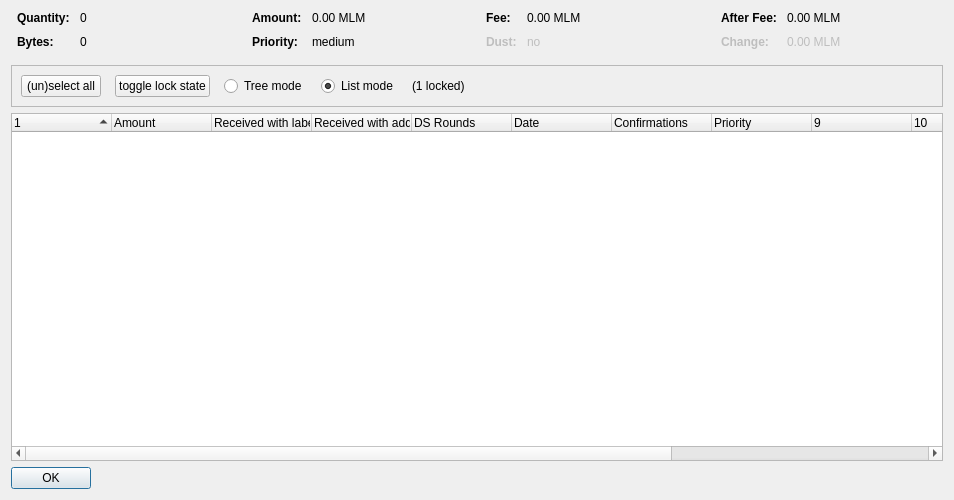
<?xml version="1.0" encoding="UTF-8"?>
<ui version="4.0">
 <class>CoinControlDialog</class>
 <widget class="QDialog" name="CoinControlDialog">
  <property name="geometry">
   <rect>
    <x>0</x>
    <y>0</y>
    <width>954</width>
    <height>500</height>
   </rect>
  </property>
  <property name="windowTitle">
   <string>Coin Selection</string>
  </property>
  <layout class="QVBoxLayout" name="verticalLayout">
   <item>
    <layout class="QHBoxLayout" name="horizontalLayoutTop" stretch="0,0,0,0">
     <property name="topMargin">
      <number>0</number>
     </property>
     <property name="bottomMargin">
      <number>10</number>
     </property>
     <item>
      <layout class="QFormLayout" name="formLayoutCoinControl1">
       <property name="horizontalSpacing">
        <number>10</number>
       </property>
       <property name="verticalSpacing">
        <number>10</number>
       </property>
       <property name="leftMargin">
        <number>6</number>
       </property>
       <property name="rightMargin">
        <number>6</number>
       </property>
       <item row="0" column="0">
        <widget class="QLabel" name="labelCoinControlQuantityText">
         <property name="font">
          <font>
           <weight>75</weight>
           <bold>true</bold>
          </font>
         </property>
         <property name="text">
          <string>Quantity:</string>
         </property>
        </widget>
       </item>
       <item row="0" column="1">
        <widget class="QLabel" name="labelCoinControlQuantity">
         <property name="cursor">
          <cursorShape>IBeamCursor</cursorShape>
         </property>
         <property name="contextMenuPolicy">
          <enum>Qt::ActionsContextMenu</enum>
         </property>
         <property name="text">
          <string notr="true">0</string>
         </property>
         <property name="textInteractionFlags">
          <set>Qt::LinksAccessibleByMouse|Qt::TextSelectableByKeyboard|Qt::TextSelectableByMouse</set>
         </property>
        </widget>
       </item>
       <item row="1" column="0">
        <widget class="QLabel" name="labelCoinControlBytesText">
         <property name="font">
          <font>
           <weight>75</weight>
           <bold>true</bold>
          </font>
         </property>
         <property name="text">
          <string>Bytes:</string>
         </property>
        </widget>
       </item>
       <item row="1" column="1">
        <widget class="QLabel" name="labelCoinControlBytes">
         <property name="cursor">
          <cursorShape>IBeamCursor</cursorShape>
         </property>
         <property name="contextMenuPolicy">
          <enum>Qt::ActionsContextMenu</enum>
         </property>
         <property name="text">
          <string notr="true">0</string>
         </property>
         <property name="textInteractionFlags">
          <set>Qt::LinksAccessibleByMouse|Qt::TextSelectableByKeyboard|Qt::TextSelectableByMouse</set>
         </property>
        </widget>
       </item>
      </layout>
     </item>
     <item>
      <layout class="QFormLayout" name="formLayoutCoinControl2">
       <property name="horizontalSpacing">
        <number>10</number>
       </property>
       <property name="verticalSpacing">
        <number>10</number>
       </property>
       <property name="leftMargin">
        <number>6</number>
       </property>
       <property name="rightMargin">
        <number>6</number>
       </property>
       <item row="0" column="0">
        <widget class="QLabel" name="labelCoinControlAmountText">
         <property name="font">
          <font>
           <weight>75</weight>
           <bold>true</bold>
          </font>
         </property>
         <property name="text">
          <string>Amount:</string>
         </property>
        </widget>
       </item>
       <item row="0" column="1">
        <widget class="QLabel" name="labelCoinControlAmount">
         <property name="cursor">
          <cursorShape>IBeamCursor</cursorShape>
         </property>
         <property name="contextMenuPolicy">
          <enum>Qt::ActionsContextMenu</enum>
         </property>
         <property name="text">
          <string notr="true">0.00 MLM</string>
         </property>
         <property name="textInteractionFlags">
          <set>Qt::LinksAccessibleByMouse|Qt::TextSelectableByKeyboard|Qt::TextSelectableByMouse</set>
         </property>
        </widget>
       </item>
       <item row="1" column="0">
        <widget class="QLabel" name="labelCoinControlPriorityText">
         <property name="font">
          <font>
           <weight>75</weight>
           <bold>true</bold>
          </font>
         </property>
         <property name="text">
          <string>Priority:</string>
         </property>
        </widget>
       </item>
       <item row="1" column="1">
        <widget class="QLabel" name="labelCoinControlPriority">
         <property name="cursor">
          <cursorShape>IBeamCursor</cursorShape>
         </property>
         <property name="contextMenuPolicy">
          <enum>Qt::ActionsContextMenu</enum>
         </property>
         <property name="text">
          <string>medium</string>
         </property>
         <property name="textInteractionFlags">
          <set>Qt::LinksAccessibleByMouse|Qt::TextSelectableByKeyboard|Qt::TextSelectableByMouse</set>
         </property>
        </widget>
       </item>
      </layout>
     </item>
     <item>
      <layout class="QFormLayout" name="formLayoutCoinControl3">
       <property name="horizontalSpacing">
        <number>10</number>
       </property>
       <property name="verticalSpacing">
        <number>10</number>
       </property>
       <property name="leftMargin">
        <number>6</number>
       </property>
       <property name="rightMargin">
        <number>6</number>
       </property>
       <item row="0" column="0">
        <widget class="QLabel" name="labelCoinControlFeeText">
         <property name="font">
          <font>
           <weight>75</weight>
           <bold>true</bold>
          </font>
         </property>
         <property name="text">
          <string>Fee:</string>
         </property>
        </widget>
       </item>
       <item row="0" column="1">
        <widget class="QLabel" name="labelCoinControlFee">
         <property name="cursor">
          <cursorShape>IBeamCursor</cursorShape>
         </property>
         <property name="contextMenuPolicy">
          <enum>Qt::ActionsContextMenu</enum>
         </property>
         <property name="text">
          <string notr="true">0.00 MLM</string>
         </property>
         <property name="textInteractionFlags">
          <set>Qt::LinksAccessibleByMouse|Qt::TextSelectableByKeyboard|Qt::TextSelectableByMouse</set>
         </property>
        </widget>
       </item>
       <item row="1" column="0">
        <widget class="QLabel" name="labelCoinControlLowOutputText">
         <property name="enabled">
          <bool>false</bool>
         </property>
         <property name="font">
          <font>
           <weight>75</weight>
           <bold>true</bold>
          </font>
         </property>
         <property name="text">
          <string>Dust:</string>
         </property>
        </widget>
       </item>
       <item row="1" column="1">
        <widget class="QLabel" name="labelCoinControlLowOutput">
         <property name="enabled">
          <bool>false</bool>
         </property>
         <property name="cursor">
          <cursorShape>IBeamCursor</cursorShape>
         </property>
         <property name="contextMenuPolicy">
          <enum>Qt::ActionsContextMenu</enum>
         </property>
         <property name="text">
          <string>no</string>
         </property>
         <property name="textInteractionFlags">
          <set>Qt::LinksAccessibleByMouse|Qt::TextSelectableByKeyboard|Qt::TextSelectableByMouse</set>
         </property>
        </widget>
       </item>
      </layout>
     </item>
     <item>
      <layout class="QFormLayout" name="formLayoutCoinControl4">
       <property name="horizontalSpacing">
        <number>10</number>
       </property>
       <property name="verticalSpacing">
        <number>10</number>
       </property>
       <property name="leftMargin">
        <number>6</number>
       </property>
       <property name="rightMargin">
        <number>6</number>
       </property>
       <item row="0" column="0">
        <widget class="QLabel" name="labelCoinControlAfterFeeText">
         <property name="font">
          <font>
           <weight>75</weight>
           <bold>true</bold>
          </font>
         </property>
         <property name="text">
          <string>After Fee:</string>
         </property>
        </widget>
       </item>
       <item row="0" column="1">
        <widget class="QLabel" name="labelCoinControlAfterFee">
         <property name="cursor">
          <cursorShape>IBeamCursor</cursorShape>
         </property>
         <property name="contextMenuPolicy">
          <enum>Qt::ActionsContextMenu</enum>
         </property>
         <property name="text">
          <string notr="true">0.00 MLM</string>
         </property>
         <property name="textInteractionFlags">
          <set>Qt::LinksAccessibleByMouse|Qt::TextSelectableByKeyboard|Qt::TextSelectableByMouse</set>
         </property>
        </widget>
       </item>
       <item row="1" column="0">
        <widget class="QLabel" name="labelCoinControlChangeText">
         <property name="enabled">
          <bool>false</bool>
         </property>
         <property name="font">
          <font>
           <weight>75</weight>
           <bold>true</bold>
          </font>
         </property>
         <property name="text">
          <string>Change:</string>
         </property>
        </widget>
       </item>
       <item row="1" column="1">
        <widget class="QLabel" name="labelCoinControlChange">
         <property name="enabled">
          <bool>false</bool>
         </property>
         <property name="cursor">
          <cursorShape>IBeamCursor</cursorShape>
         </property>
         <property name="contextMenuPolicy">
          <enum>Qt::ActionsContextMenu</enum>
         </property>
         <property name="text">
          <string notr="true">0.00 MLM</string>
         </property>
         <property name="textInteractionFlags">
          <set>Qt::LinksAccessibleByMouse|Qt::TextSelectableByKeyboard|Qt::TextSelectableByMouse</set>
         </property>
        </widget>
       </item>
      </layout>
     </item>
    </layout>
   </item>
   <item>
    <widget class="QFrame" name="frame">
     <property name="minimumSize">
      <size>
       <width>0</width>
       <height>40</height>
      </size>
     </property>
     <property name="frameShape">
      <enum>QFrame::StyledPanel</enum>
     </property>
     <property name="frameShadow">
      <enum>QFrame::Sunken</enum>
     </property>
     <layout class="QHBoxLayout" name="horizontalLayout">
      <item>
       <layout class="QHBoxLayout" name="horizontalLayoutPanel" stretch="0,0,0,0,0,0">
        <property name="spacing">
         <number>14</number>
        </property>
        <item>
         <widget class="QPushButton" name="pushButtonSelectAll">
          <property name="sizePolicy">
           <sizepolicy hsizetype="Maximum" vsizetype="Fixed">
            <horstretch>0</horstretch>
            <verstretch>0</verstretch>
           </sizepolicy>
          </property>
          <property name="text">
           <string>(un)select all</string>
          </property>
          <property name="autoDefault">
           <bool>false</bool>
          </property>
         </widget>
        </item>
        <item>
         <widget class="QPushButton" name="pushButtonToggleLock">
          <property name="sizePolicy">
           <sizepolicy hsizetype="Maximum" vsizetype="Fixed">
            <horstretch>0</horstretch>
            <verstretch>0</verstretch>
           </sizepolicy>
          </property>
          <property name="text">
           <string>toggle lock state</string>
          </property>
          <property name="autoDefault">
           <bool>false</bool>
          </property>
         </widget>
        </item>
        <item>
         <widget class="QRadioButton" name="radioTreeMode">
          <property name="sizePolicy">
           <sizepolicy hsizetype="Maximum" vsizetype="Fixed">
            <horstretch>0</horstretch>
            <verstretch>0</verstretch>
           </sizepolicy>
          </property>
          <property name="text">
           <string>Tree mode</string>
          </property>
         </widget>
        </item>
        <item>
         <widget class="QRadioButton" name="radioListMode">
          <property name="sizePolicy">
           <sizepolicy hsizetype="Maximum" vsizetype="Fixed">
            <horstretch>0</horstretch>
            <verstretch>0</verstretch>
           </sizepolicy>
          </property>
          <property name="text">
           <string>List mode</string>
          </property>
          <property name="checked">
           <bool>true</bool>
          </property>
         </widget>
        </item>
        <item>
         <widget class="QLabel" name="labelLocked">
          <property name="text">
           <string>(1 locked)</string>
          </property>
         </widget>
        </item>
        <item>
         <spacer name="horizontalSpacer">
          <property name="orientation">
           <enum>Qt::Horizontal</enum>
          </property>
          <property name="sizeHint" stdset="0">
           <size>
            <width>40</width>
            <height>20</height>
           </size>
          </property>
         </spacer>
        </item>
       </layout>
      </item>
     </layout>
    </widget>
   </item>
   <item>
    <widget class="CoinControlTreeWidget" name="treeWidget">
     <property name="contextMenuPolicy">
      <enum>Qt::CustomContextMenu</enum>
     </property>
     <property name="sortingEnabled">
      <bool>false</bool>
     </property>
     <property name="columnCount">
      <number>13</number>
     </property>
     <attribute name="headerShowSortIndicator" stdset="0">
      <bool>true</bool>
     </attribute>
     <attribute name="headerStretchLastSection">
      <bool>false</bool>
     </attribute>
     <column>
      <property name="text">
       <string/>
      </property>
     </column>
     <column>
      <property name="text">
       <string>Amount</string>
      </property>
     </column>
     <column>
      <property name="text">
       <string>Received with label</string>
      </property>
     </column>
     <column>
      <property name="text">
       <string>Received with address</string>
      </property>
     </column>
     <column>
      <property name="text">
       <string>DS Rounds</string>
      </property>
     </column>
     <column>
      <property name="text">
       <string>Date</string>
      </property>
     </column>
     <column>
      <property name="text">
       <string>Confirmations</string>
      </property>
      <property name="toolTip">
       <string>Confirmed</string>
      </property>
     </column>
     <column>
      <property name="text">
       <string>Priority</string>
      </property>
     </column>
     <column>
      <property name="text">
       <string/>
      </property>
     </column>
     <column>
      <property name="text">
       <string/>
      </property>
     </column>
     <column>
      <property name="text">
       <string/>
      </property>
     </column>
     <column>
      <property name="text">
       <string/>
      </property>
     </column>
     <column>
      <property name="text">
       <string/>
      </property>
     </column>
    </widget>
   </item>
   <item>
    <widget class="QDialogButtonBox" name="buttonBox">
     <property name="sizePolicy">
      <sizepolicy hsizetype="Maximum" vsizetype="Fixed">
       <horstretch>0</horstretch>
       <verstretch>0</verstretch>
      </sizepolicy>
     </property>
     <property name="orientation">
      <enum>Qt::Horizontal</enum>
     </property>
     <property name="standardButtons">
      <set>QDialogButtonBox::Ok</set>
     </property>
    </widget>
   </item>
  </layout>
 </widget>
 <customwidgets>
  <customwidget>
   <class>CoinControlTreeWidget</class>
   <extends>QTreeWidget</extends>
   <header>coincontroltreewidget.h</header>
  </customwidget>
 </customwidgets>
 <resources/>
 <connections/>
</ui>
